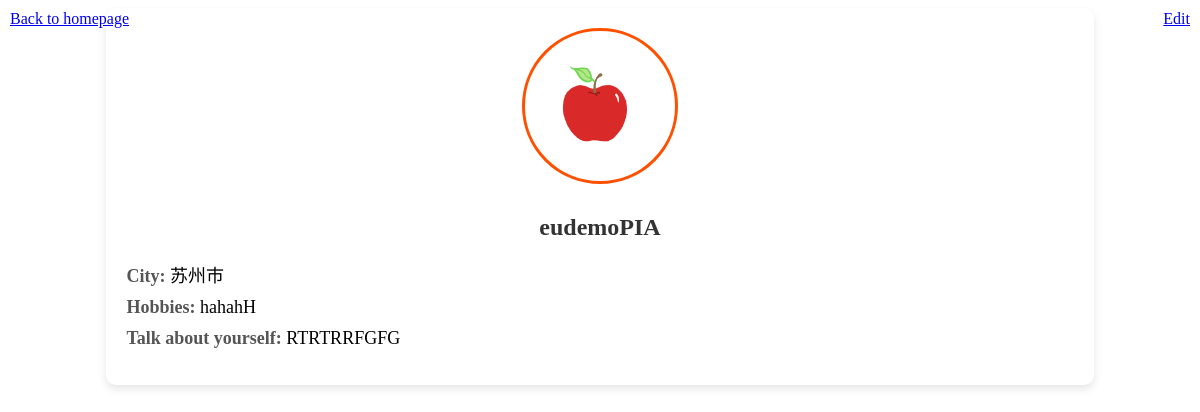
Page /profile/ (signed in) on the earlier database version.
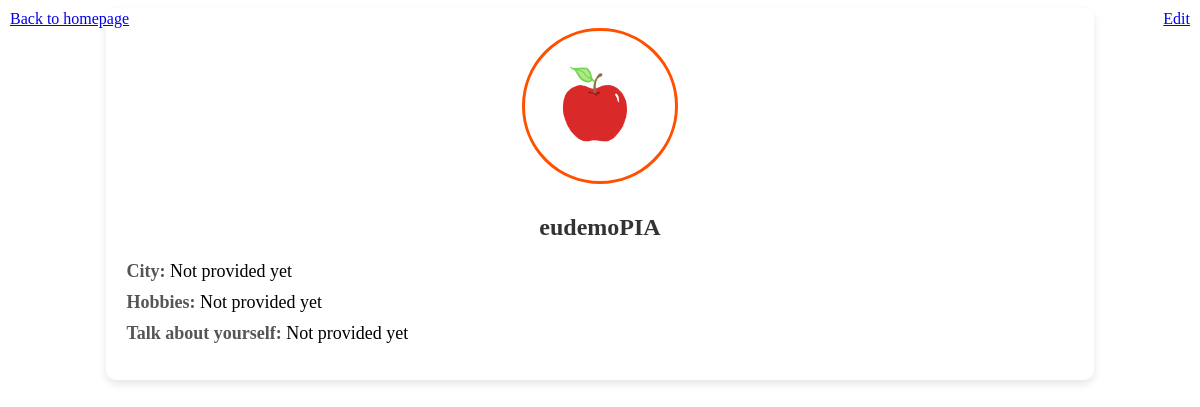
Same page on the later database version.
### myapp/models.py (models this page shows)
class MyUser(AbstractUser):
    email = models.EmailField(unique=True)
    bio = models.TextField(blank=True, null=True)
    profile_picture = models.ImageField(upload_to='profile_pictures', default='profile_pictures/default_avatar.png', blank=True, null=True)
    city = models.CharField(max_length=100, null=True, blank=True)
    hobbies = models.CharField(max_length=255, blank=True)
    saved_events = models.ManyToManyField('Event', related_name='saved_by_users', blank=True)
    upcoming_events = models.ManyToManyField('Event', related_name='applied_by_users', blank=True)

### myapp/views.py (the view)
# urls.py: path('profile/', views.profile_view, name='profile'),
def profile_view(request):
    is_editing = request.GET.get('edit', False)
    if request.method =='POST':
        form = ProfileForm(request.POST, request.FILES,instance=request.user)
        if form.is_valid():
            form.save()
            return redirect('profile')
        else:
            return render(request, 'myapp/profile.html', {'form': form, 'user': request.user, 'errors': form.errors})
    else:
        form = ProfileForm(instance=request.user)
    return render(request, 'profile.html', {
        'form': form,
        'user': request.user,
        'is_editing': is_editing})

### myapp/templates/myapp/profile.html (shortened to what this page needs)
{% load static %}
<link rel="stylesheet" href="{% static 'css/profile.css' %}" />
<!DOCTYPE html>
<div class="profile-container">
  <div style="position: absolute; top: 10px; left: 10px">
    <a href="{% url 'homepage' %}" class="btn btn-secondary"
      >Back to homepage</a
    >
  </div>
  <div style="position: absolute; top: 10px; right: 10px">
    <a href="{% url 'profile' %}?edit=true" class="btn btn-secondary">Edit</a>
  </div>
  <div class="profile-header" style="text-align: center">
    <img
      src="{{ user.profile_picture.url|default:"/media/profile_pictures/default_avatar.png" }}"
      alt="Profile Picture"
      class="profile-image"
      style="border-radius: 50%; width: 150px; height: 150px"
    />
    <h2>{{ user.username }}</h2>
  </div>
  <div class="profile-details">
    <ul>
      <li><strong>City:</strong> {{ user.city|default:"Not provided yet" }}</li>
      <li>
        <strong>Hobbies:</strong> {{ user.hobbies|default:"Not provided yet" }}
      </li>
      <li>
        <strong>Talk about yourself:</strong> {{ user.bio|default:"Not provided yet" }}
      </li>
    </ul>
  </div>
</div>

Differences in the rows shown:
changed MyUser "eudemoPIA": city "苏州市" → "Not provided yet"; hobbies "hahahH" → "Not provided yet"; bio "RTRTRRFGFG" → "Not provided yet"
